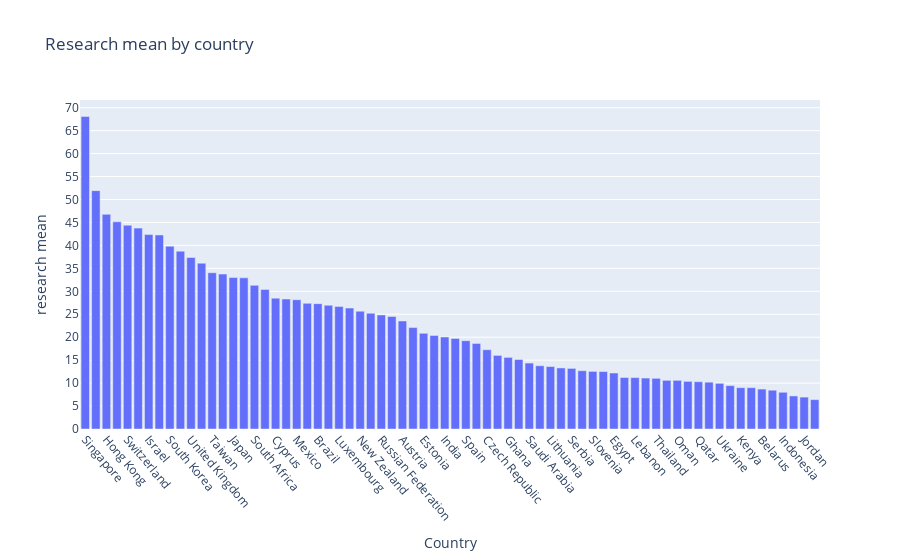

The cell this chart's notebook holds for it:
### Code cell
fig = px.bar(research_df, x="country", y="research", title="Research mean by country")

fig.update_layout(
    xaxis_title="Country",
    yaxis_title="research mean",
    xaxis_tickangle=50,
)

max_count = country_counts["university_count"].max()
fig.update_yaxes(tickvals=list(range(0, max_count + 1, 5)))

fig.show()

### Figure 1 — Plotly figure (JSON) as saved in the notebook; plotly's stock layout.template omitted (floating-point values rounded to 4 significant figures; data arrays with more than 128 entries replaced by an {"elided": "..."} marker saying what was removed)
{"data": [{"alignmentgroup": "True", "hovertemplate": "country=%{x}<br>research=%{y}<extra></extra>", "legendgroup": "", "marker": {"color": "#636efa", "pattern": {"shape": ""}}, "name": "", "offsetgroup": "", "orientation": "v", "showlegend": false, "textposition": "auto", "type": "bar", "x": ["Singapore", "Netherlands", "Hong Kong", "United States of America", "Switzerland", "Sweden", "Israel", "Canada", "South Korea", "Belgium", "United Kingdom", "Australia", "Taiwan", "Germany", "Japan", "Denmark", "South Africa", "China", "Cyprus", "Norway", "Mexico", "Finland", "Brazil", "Iran", "Luxembourg", "France", "New Zealand", "Turkey", "Russian Federation", "Republic of Ireland", "Austria", "Iceland", "Estonia", "Italy", "India", "Portugal", "Spain", "Macau", "Czech Republic", "Greece", "Ghana", "Malaysia", "Saudi Arabia", "Colombia", "Lithuania", "Chile", "Serbia", "United Arab Emirates", "Slovenia", "Poland", "Egypt", "Hungary", "Lebanon", "Nigeria", "Thailand", "Uganda", "Oman", "Romania", "Qatar", "Latvia", "Ukraine", "Slovakia", "Kenya", "Argentina", "Belarus", "Pakistan", "Indonesia", "Bangladesh", "Jordan", "Morocco"], "xaxis": "x", "y": [68.09, 51.93, 46.76, 45.14, 44.4, 43.76, 42.36, 42.27, 39.83, 38.74, 37.36, 36.12, 34.05, 33.75, 32.99, 32.93, 31.29, 30.39, 28.5, 28.31, 28.17, 27.38, 27.31, 26.96, 26.7, 26.35, 25.67, 25.21, 24.86, 24.51, 23.54, 22.1, 20.84, 20.38, 20.04, 19.73, 19.24, 18.65, 17.27, 16.04, 15.6, 15.14, 14.37, 13.78, 13.6, 13.3, 13.2, 12.7, 12.55, 12.52, 12.2, 11.22, 11.2, 11.1, 11.04, 10.6, 10.6, 10.38, 10.3, 10.2, 9.95, 9.45, 9, 9, 8.7, 8.45, 8, 7.2, 6.95, 6.4], "yaxis": "y"}], "layout": {"barmode": "relative", "legend": {"tracegroupgap": 0}, "title": {"text": "Research mean by country"}, "xaxis": {"anchor": "y", "domain": [0, 1], "tickangle": 50, "title": {"text": "Country"}}, "yaxis": {"anchor": "x", "domain": [0, 1], "tickvals": {"elided": "133 int values"}, "title": {"text": "research mean"}}}}
